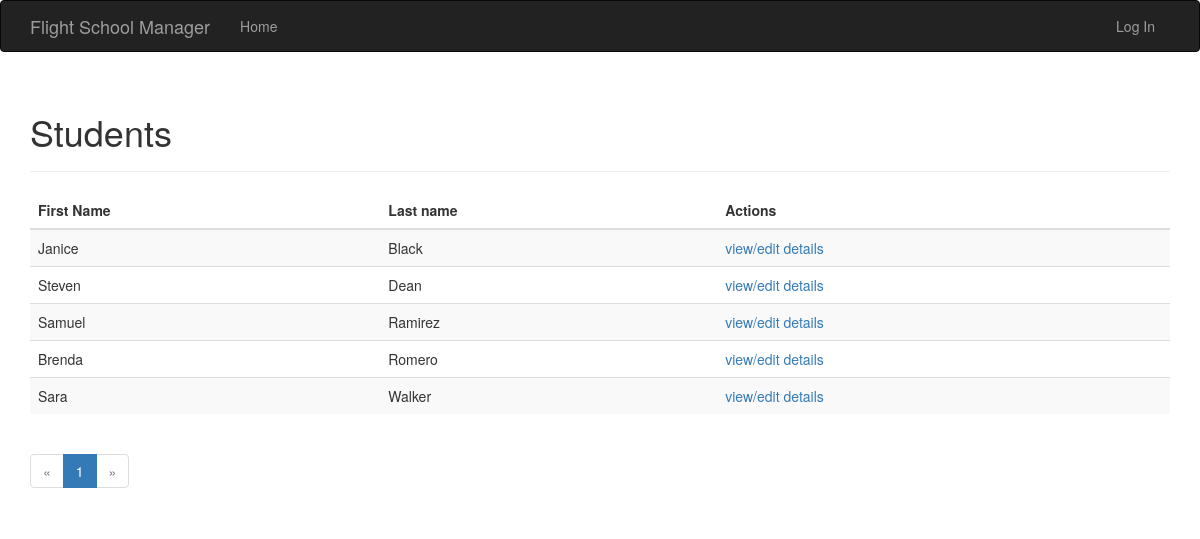
Page /view/instructors on the committed database.
### app/models.py (models this page shows, shortened)
class Instructor(db.Model):
    __tablename__ = 'instructors'
    id = db.Column(db.Integer, primary_key=True)
    first_name = db.Column(db.String(32))
    last_name = db.Column(db.String(64))
    flights = db.relationship('Flight', backref='instructor')
    checkrides = db.relationship('Checkride', backref='instructor')

### app/main/views.py (the view)
@main.route('/view/instructors')
def view_instructors():
    page = request.args.get('page', 1, type=int)
    pagination = Instructor.query.order_by(Instructor.last_name, Instructor.first_name).paginate(
        page, per_page=current_app.config['STUDENTS_PER_PAGE'],
        error_out=False)
    instructors = pagination.items
    return render_template('view_instructors.html', instructors=instructors, pagination=pagination)

### app/templates/view_instructors.html (shortened to what this page needs)
{% extends "base.html" %}
{% import "bootstrap/wtf.html" as wtf %}
{% import "_macros.html" as macros %}
{% block page_content %}
<div class="page-header">
    <h1>Students</h1>
</div>
<div class="table-responsive">
    <table class="table table-striped">
        <thead>
        <th>
            First Name
        </th>
        <th>
            Last name
        </th>
        <th>
            Actions
        </th>
        </thead>
        <tbody>
        {%  for instructor in instructors %}
        <tr>
            <td>{{ instructor.first_name }}</td>
            <td>{{ instructor.last_name }}</td>
            <td><a href="/view/instructors/{{ instructor.id }}">view/edit details</a></td>
        </tr>
        {%  endfor %}
        </tbody>
    </table>
</div>
{{ macros.pagination_widget(pagination, '.view_instructors') }}
{% endblock %}

### rows in the picture
Instructor: first_name "Janice", last_name "Black"
Instructor: first_name "Steven", last_name "Dean"
Instructor: first_name "Samuel", last_name "Ramirez"
Instructor: first_name "Brenda", last_name "Romero"
Instructor: first_name "Sara", last_name "Walker"

### other values in the picture
{{ p }} "1"
